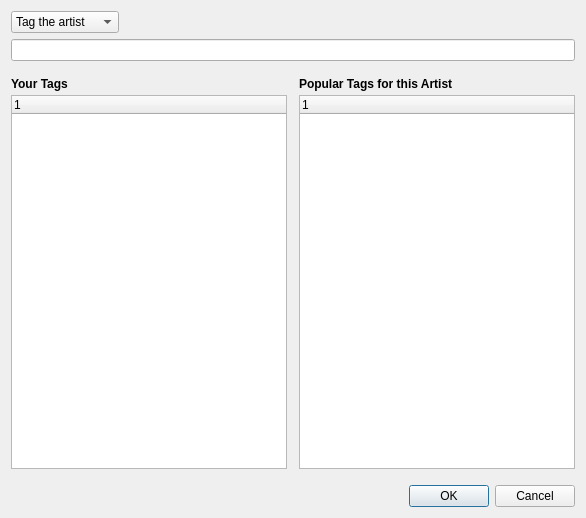
<ui version="4.0" >
 <class>TagDialog</class>
 <widget class="QDialog" name="TagDialog" >
  <property name="windowModality" >
   <enum>Qt::WindowModal</enum>
  </property>
  <property name="geometry" >
   <rect>
    <x>0</x>
    <y>0</y>
    <width>586</width>
    <height>518</height>
   </rect>
  </property>
  <property name="sizePolicy" >
   <sizepolicy vsizetype="Preferred" hsizetype="Preferred" >
    <horstretch>0</horstretch>
    <verstretch>0</verstretch>
   </sizepolicy>
  </property>
  <property name="windowTitle" >
   <string>Tag</string>
  </property>
  <property name="modal" >
   <bool>true</bool>
  </property>
  <layout class="QVBoxLayout" >
   <property name="spacing" >
    <number>16</number>
   </property>
   <item>
    <layout class="QVBoxLayout" >
     <property name="spacing" >
      <number>6</number>
     </property>
     <item>
      <layout class="QHBoxLayout" >
       <property name="spacing" >
        <number>12</number>
       </property>
       <item>
        <widget class="QComboBox" name="tagTypeBox" >
         <property name="sizePolicy" >
          <sizepolicy vsizetype="Fixed" hsizetype="Minimum" >
           <horstretch>0</horstretch>
           <verstretch>0</verstretch>
          </sizepolicy>
         </property>
         <item>
          <property name="text" >
           <string>Tag the artist</string>
          </property>
         </item>
         <item>
          <property name="text" >
           <string>Tag the track</string>
          </property>
         </item>
         <item>
          <property name="text" >
           <string>Tag the album</string>
          </property>
         </item>
        </widget>
       </item>
       <item>
        <widget class="QLabel" name="metadataLabel" >
         <property name="enabled" >
          <bool>true</bool>
         </property>
         <property name="sizePolicy" >
          <sizepolicy vsizetype="Preferred" hsizetype="Expanding" >
           <horstretch>0</horstretch>
           <verstretch>0</verstretch>
          </sizepolicy>
         </property>
         <property name="text" >
          <string/>
         </property>
         <property name="textInteractionFlags" >
          <set>Qt::LinksAccessibleByMouse|Qt::NoTextInteraction|Qt::TextSelectableByMouse</set>
         </property>
        </widget>
       </item>
       <item>
        <widget class="SpinnerLabel" name="spinner" >
         <property name="minimumSize" >
          <size>
           <width>10</width>
           <height>0</height>
          </size>
         </property>
         <property name="text" >
          <string/>
         </property>
        </widget>
       </item>
      </layout>
     </item>
     <item>
      <widget class="QLineEdit" name="tagEdit" />
     </item>
    </layout>
   </item>
   <item>
    <layout class="QGridLayout" >
     <property name="horizontalSpacing" >
      <number>4</number>
     </property>
     <property name="verticalSpacing" >
      <number>4</number>
     </property>
     <item row="1" column="2" >
      <widget class="TagListWidget" name="publicTagsList" >
       <property name="contextMenuPolicy" >
        <enum>Qt::CustomContextMenu</enum>
       </property>
       <property name="horizontalScrollBarPolicy" >
        <enum>Qt::ScrollBarAlwaysOff</enum>
       </property>
       <property name="uniformRowHeights" >
        <bool>true</bool>
       </property>
       <property name="itemsExpandable" >
        <bool>false</bool>
       </property>
       <column>
        <property name="text" >
         <string>1</string>
        </property>
       </column>
      </widget>
     </item>
     <item row="1" column="0" >
      <widget class="TagListWidget" name="personalTagsList" >
       <property name="sizePolicy" >
        <sizepolicy vsizetype="Expanding" hsizetype="Expanding" >
         <horstretch>0</horstretch>
         <verstretch>0</verstretch>
        </sizepolicy>
       </property>
       <property name="contextMenuPolicy" >
        <enum>Qt::CustomContextMenu</enum>
       </property>
       <property name="horizontalScrollBarPolicy" >
        <enum>Qt::ScrollBarAlwaysOff</enum>
       </property>
       <property name="uniformRowHeights" >
        <bool>true</bool>
       </property>
       <property name="itemsExpandable" >
        <bool>false</bool>
       </property>
       <column>
        <property name="text" >
         <string>1</string>
        </property>
       </column>
      </widget>
     </item>
     <item row="0" column="0" >
      <widget class="QLabel" name="personalTags" >
       <property name="font" >
        <font>
         <weight>75</weight>
         <bold>true</bold>
        </font>
       </property>
       <property name="text" >
        <string>Your Tags</string>
       </property>
      </widget>
     </item>
     <item row="0" column="2" >
      <widget class="QLabel" name="publicTags" >
       <property name="font" >
        <font>
         <weight>75</weight>
         <bold>true</bold>
        </font>
       </property>
       <property name="text" >
        <string>Popular Tags for this Artist</string>
       </property>
      </widget>
     </item>
     <item rowspan="2" row="0" column="1" >
      <spacer>
       <property name="orientation" >
        <enum>Qt::Horizontal</enum>
       </property>
       <property name="sizeType" >
        <enum>QSizePolicy::Fixed</enum>
       </property>
       <property name="sizeHint" >
        <size>
         <width>8</width>
         <height>20</height>
        </size>
       </property>
      </spacer>
     </item>
    </layout>
   </item>
   <item>
    <layout class="QHBoxLayout" >
     <property name="spacing" >
      <number>12</number>
     </property>
     <property name="leftMargin" >
      <number>0</number>
     </property>
     <property name="topMargin" >
      <number>0</number>
     </property>
     <property name="rightMargin" >
      <number>0</number>
     </property>
     <property name="bottomMargin" >
      <number>0</number>
     </property>
     <item>
      <spacer>
       <property name="orientation" >
        <enum>Qt::Horizontal</enum>
       </property>
       <property name="sizeHint" >
        <size>
         <width>285</width>
         <height>5</height>
        </size>
       </property>
      </spacer>
     </item>
     <item>
      <widget class="QDialogButtonBox" name="buttonBox" >
       <property name="standardButtons" >
        <set>QDialogButtonBox::Cancel|QDialogButtonBox::NoButton|QDialogButtonBox::Ok</set>
       </property>
      </widget>
     </item>
    </layout>
   </item>
  </layout>
 </widget>
 <customwidgets>
  <customwidget>
   <class>TagListWidget</class>
   <extends>QTreeWidget</extends>
   <header>TagListWidget.h</header>
  </customwidget>
  <customwidget>
   <class>SpinnerLabel</class>
   <extends>QLabel</extends>
   <header>SpinnerLabel.h</header>
  </customwidget>
 </customwidgets>
 <tabstops>
  <tabstop>tagTypeBox</tabstop>
  <tabstop>tagEdit</tabstop>
  <tabstop>personalTagsList</tabstop>
  <tabstop>publicTagsList</tabstop>
 </tabstops>
 <resources/>
 <connections/>
</ui>
